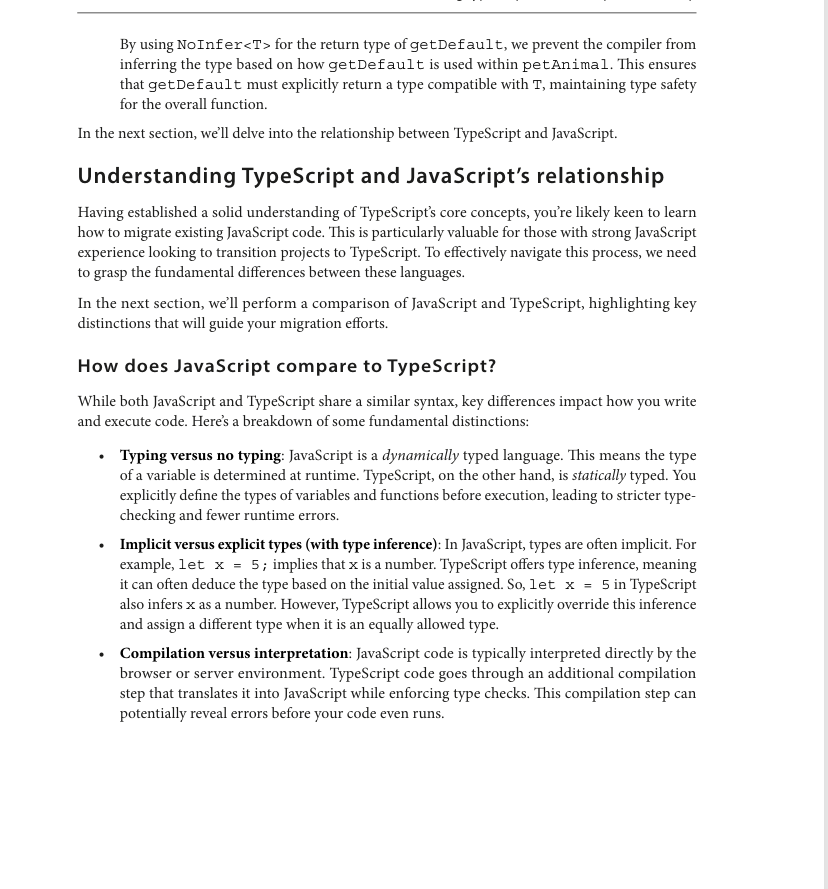
#> input picture img2.png, 828 x 889 px
$ python image_preprocessing.py --image ../../img2.png
#> lines starting #> are read from the running program, lines starting #| are printed output that depends on the picture; after the words box and inside, x2 and y2 are one past the last pixel; in counts of white or black regions, pixels touching at a corner belong together
import os
from typing import Optional, Union

import cv2
import numpy as np


def read_image(path: str) -> np.ndarray:
    """
    Đọc ảnh BGR từ đường dẫn.
    """
#> called with path = '../../img2.png'
    img = cv2.imread(path, cv2.IMREAD_COLOR)
#> img is the input picture: shape (889, 828, 3); mean B, G, R 242.7, 242.8, 242.8
    if img is None:
        raise FileNotFoundError(f"Không thể đọc ảnh: {path}")
    return img


def to_grayscale(image: np.ndarray) -> np.ndarray:
    """
    Chuyển ảnh sang grayscale (nếu chưa).
    """
    if image.ndim == 2:
        return image
    return cv2.cvtColor(image, cv2.COLOR_BGR2GRAY)


def resize_to_max_side(image: np.ndarray, max_side: Optional[int] = 1600) -> np.ndarray:
    """
    Resize sao cho cạnh dài nhất = max_side (giữ tỉ lệ). Bỏ qua nếu max_side=None.
    """
#> called with max_side = 1600
    if not max_side:
        return image
    h, w = image.shape[:2]
#> h = 889; w = 828
    scale = min(1.0, max_side / max(h, w))
#> scale = 1
    if scale >= 1.0:
        return image
    nh, nw = int(round(h * scale)), int(round(w * scale))
    return cv2.resize(image, (nw, nh), interpolation=cv2.INTER_AREA)


def deskew(image: np.ndarray, max_angle: float = 20.0) -> np.ndarray:
    """
    Hiệu chỉnh nghiêng bằng cách ước lượng góc xoay từ minAreaRect trên mask nhị phân.
    Nếu góc vượt quá max_angle (độ), bỏ qua.
    """
#> called with max_angle = 20
    gray = to_grayscale(image)
    _, thresh = cv2.threshold(gray, 0, 255, cv2.THRESH_BINARY | cv2.THRESH_OTSU)
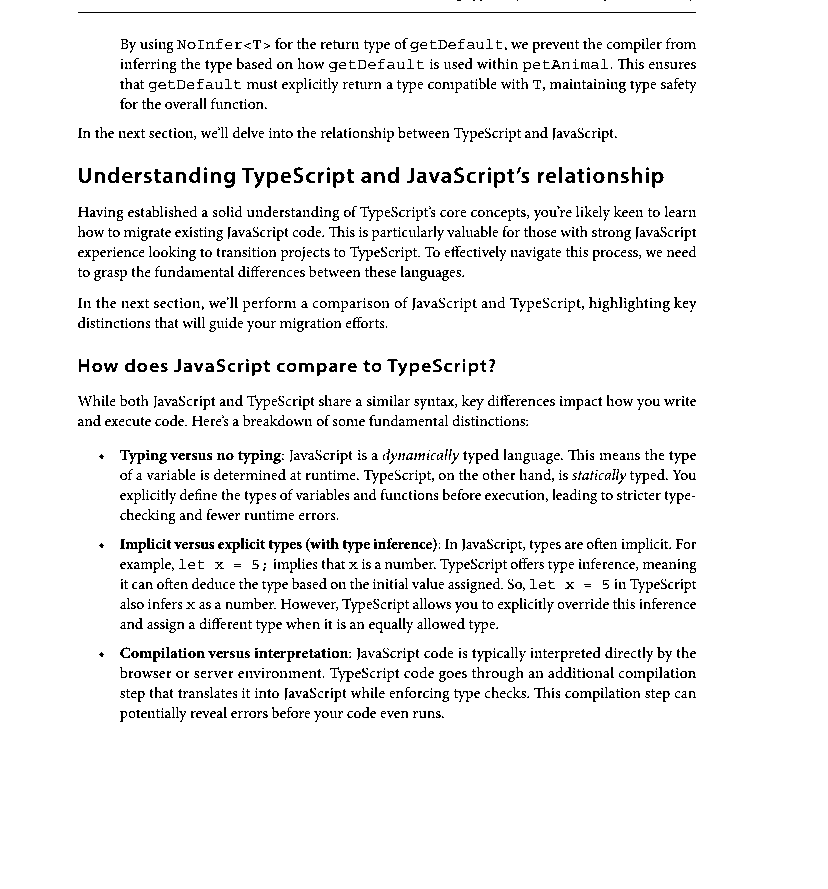
#> thresh: shape (889, 828); 93.7% white; black in thin lines or dots, all inside (x1, y1, x2, y2) = (78, 0, 696, 722)

    # Đảo mask nếu nền sáng chữ tối
    if np.mean(thresh) > 127:
        thresh = cv2.bitwise_not(thresh)

    coords = cv2.findNonZero(thresh)
#> coords = contour of 46201 points, box (x1, y1, x2, y2) (78, 0, 696, 722), area 23988
    if coords is None or len(coords) < 10:
        return image

    rect = cv2.minAreaRect(coords)
#> rect = ((386.5, 360.5), (721, 617), -90)
    angle = rect[-1]
#> angle = -90
    # OpenCV trả angle trong [-90, 0)
    if angle < -45:
        angle = -(90 + angle)
#> angle = 0
    else:
        angle = -angle

    if abs(angle) > max_angle:
        return image

    (h, w) = image.shape[:2]
#> h = 889; w = 828
    M = cv2.getRotationMatrix2D((w / 2.0, h / 2.0), angle, 1.0)
#> M = [[1, 0, 0], [0, 1, 0]]
    rotated = cv2.warpAffine(
        image,
        M,
        (w, h),
        flags=cv2.INTER_LINEAR,
        borderMode=cv2.BORDER_REPLICATE,
    )
    return rotated


def binarize_otsu(image: np.ndarray) -> np.ndarray:
    """
    Nhị phân hóa bằng Otsu. Trả về ảnh 1 kênh (uint8, {0,255}).
    """
    gray = to_grayscale(image)
    # Tính ngưỡng Otsu
    otsu_thresh, _ = cv2.threshold(gray, 0, 255, cv2.THRESH_BINARY | cv2.THRESH_OTSU)
#> otsu_thresh = 169
    # Giảm ngưỡng Otsu một chút (ví dụ -10, có thể điều chỉnh tuỳ thực nghiệm)
    new_thresh = max(0, otsu_thresh - 10)
#> new_thresh = 159
    _, bin_img = cv2.threshold(gray, new_thresh, 255, cv2.THRESH_BINARY)
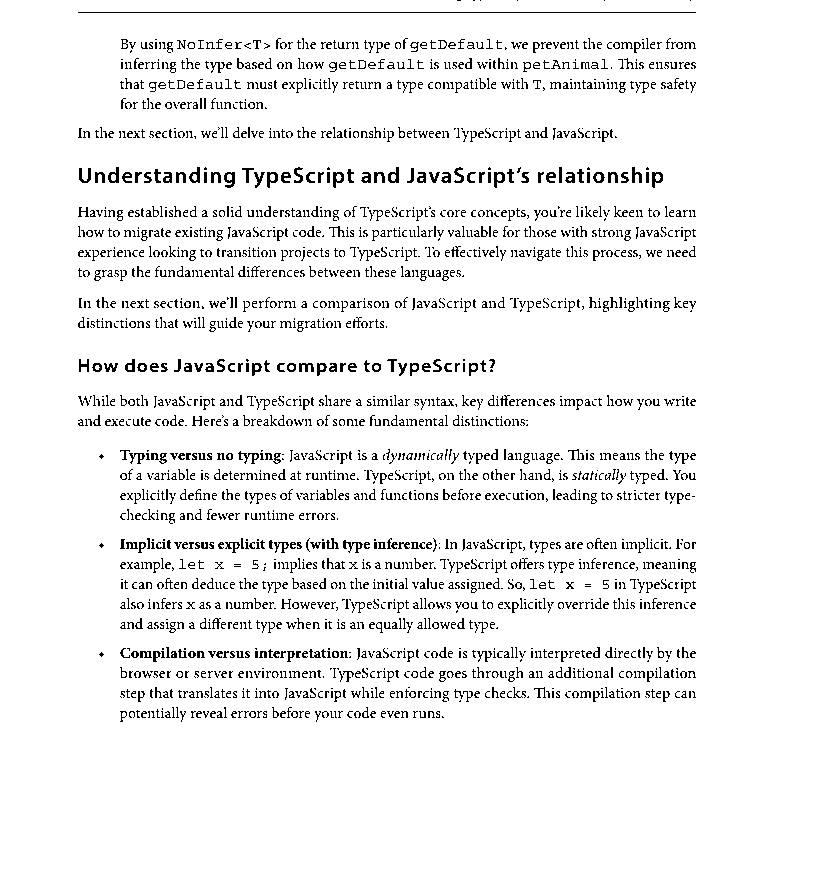
#> bin_img: shape (889, 828); 94.1% white; black in thin lines or dots, all inside (x1, y1, x2, y2) = (78, 0, 696, 722)
    return bin_img


def binarize_adaptive(image: np.ndarray) -> np.ndarray:
    """
    Nhị phân hóa bằng Adaptive Threshold (Gaussian). Trả về ảnh 1 kênh.
    Hữu ích khi nền không đồng đều sáng tối.
    """
    gray = to_grayscale(image)
    bin_img = cv2.adaptiveThreshold(
        gray,
        255,
        cv2.ADAPTIVE_THRESH_GAUSSIAN_C,
        cv2.THRESH_BINARY,
        35,  # blockSize (nên là số lẻ, ví dụ 35, 51,...)
        11   # C (hệ số trừ đi từ trung bình)
    )
    return bin_img


def preprocess(
    image_or_path: Union[str, np.ndarray],
    output_path: Optional[str] = None,
    max_side: Optional[int] = 1600,
    do_deskew: bool = True,
    do_binarize: bool = True,
    use_adaptive: bool = False,
) -> np.ndarray:
    """
    Pipeline preprocess:
    1) (Optional) Resize cạnh dài nhất về max_side
    2) (Optional) Deskew
    3) (Optional) Binarize (Otsu hoặc Adaptive)

    Trả về ảnh đã chuẩn hóa (grayscale/binary) sẵn sàng cho bước Detect.
    """
    img = read_image(image_or_path) if isinstance(image_or_path, str) else image_or_path
    img = resize_to_max_side(img, max_side=max_side)
    if do_deskew:
        img = deskew(img)
    if do_binarize:
        if use_adaptive:
            img = binarize_adaptive(img)
        else:
            img = binarize_otsu(img)
    else:
        img = to_grayscale(img)
    if output_path:
        _imwrite_safe(output_path, img)
    return img


def call_preprocess(
    image_or_path: Union[str, np.ndarray],
    max_side: Optional[int] = 1600,
    do_deskew: bool = True,
    do_binarize: bool = True,
    use_adaptive: bool = False,
) -> np.ndarray:
    """
    Hàm wrapper để gọi preprocess từ module khác (ví dụ detect.py).
    """
    return preprocess(
        image_or_path,
        max_side=max_side,
        do_deskew=do_deskew,
        do_binarize=do_binarize,
        use_adaptive=use_adaptive,
    )


def _imwrite_safe(path: str, image: np.ndarray) -> None:
    """
    Ghi ảnh, tự tạo thư mục nếu chưa tồn tại.
    """
    os.makedirs(os.path.dirname(path) or ".", exist_ok=True)
    ok = cv2.imwrite(path, image)
    if not ok:
        raise IOError(f"Không thể ghi ảnh ra: {path}")


if __name__ == "__main__":
    import argparse

    parser = argparse.ArgumentParser(description="Bước 1: Preprocess ảnh cho OCR.")
    parser.add_argument("--image", required=True, help="Đường dẫn ảnh đầu vào.")
    parser.add_argument(
        "--out",
        required=False,
        default="outputs/preprocessed.png",
        help="Đường dẫn lưu ảnh sau preprocess.",
    )
    parser.add_argument(
        "--max_side",
        type=int,
        default=1600,
        help="Resize cạnh dài nhất về giá trị này (<=0 để bỏ qua).",
    )
    parser.add_argument("--no_deskew", action="store_true", help="Tắt bước deskew.")
    parser.add_argument(
        "--no_binarize", action="store_true", help="Tắt bước binarize (chỉ grayscale)."
    )
    parser.add_argument(
        "--adaptive", action="store_true", help="Dùng adaptive threshold thay vì Otsu."
    )
    args = parser.parse_args()

    max_side = args.max_side if args.max_side and args.max_side > 0 else None
    out = preprocess(
        args.image,
        max_side=max_side,
        do_deskew=not args.no_deskew,
        do_binarize=not args.no_binarize,
        use_adaptive=args.adaptive,
    )
    _imwrite_safe(args.out, out)
    print(f"Đã lưu ảnh preprocess: {args.out}")

$ run again, on img4.png
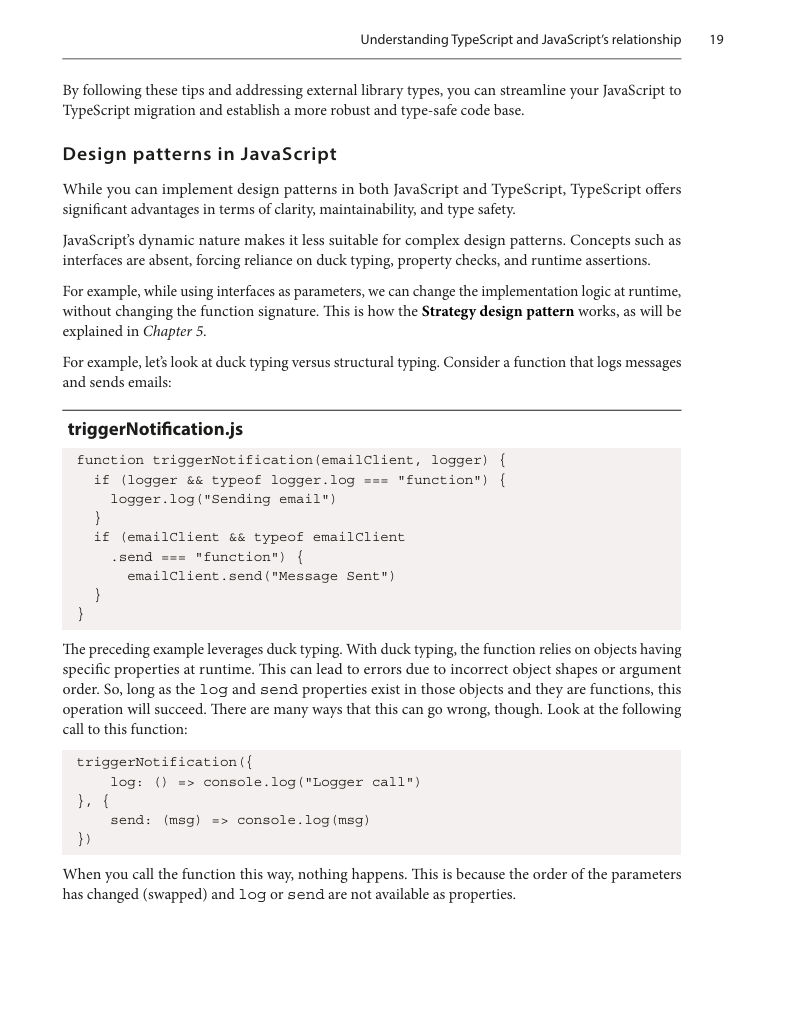
#> input picture img4.png, 794 x 1010 px
#> in read_image, img is the input picture: shape (1010, 794, 3); mean B, G, R 242.6, 242.8, 243.5
#> in deskew, `_, thresh = cv2.threshold(gray, 0, 255, cv2.THRESH_BINARY | cv2.THRESH..`:
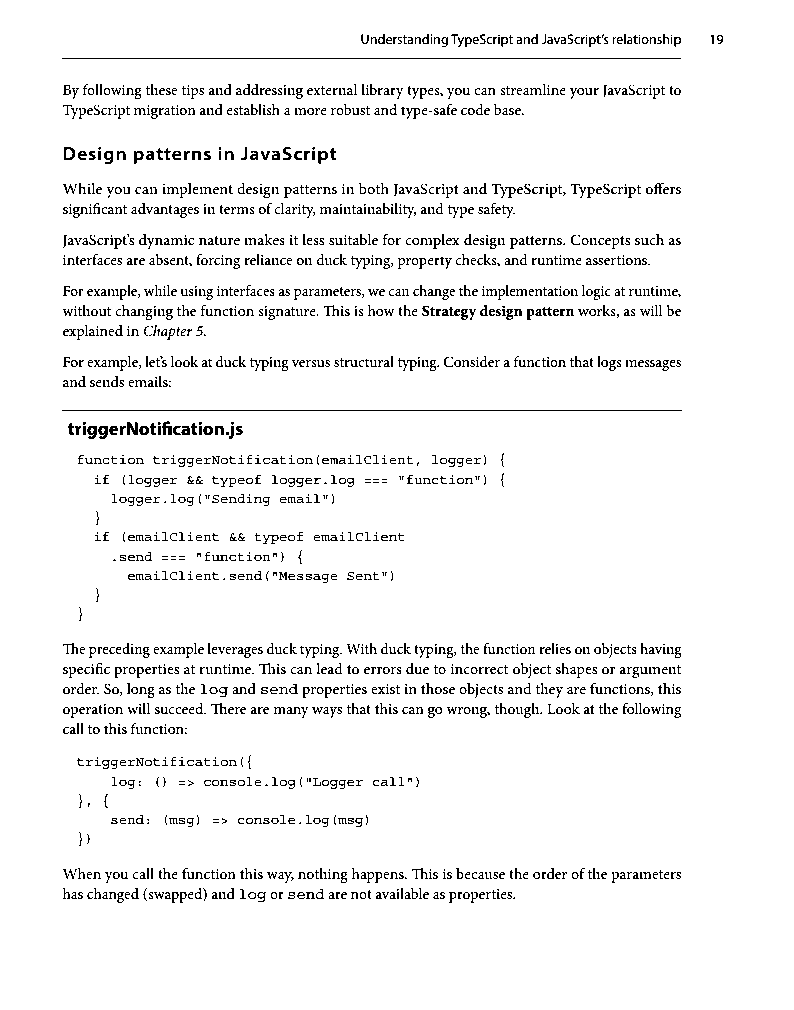
#> thresh: shape (1010, 794); 95.2% white; black in thin lines or dots, all inside (x1, y1, x2, y2) = (62, 34, 723, 903)
#> coords = contour of 38417 points, box (x1, y1, x2, y2) (62, 34, 723, 903), area 136574
#> rect = ((392, 468), (868, 660), -90)
#> in deskew, `angle = rect[-1]`: angle = -90
#> in deskew, `angle = -(90 + angle)`: angle = 0
#> M = [[1, 0, 0], [0, 1, 0]]
#> otsu_thresh = 170
#> new_thresh = 160
#> in binarize_otsu, `_, bin_img = cv2.threshold(gray, new_thresh, 255, cv2.THRESH_BINARY)`:
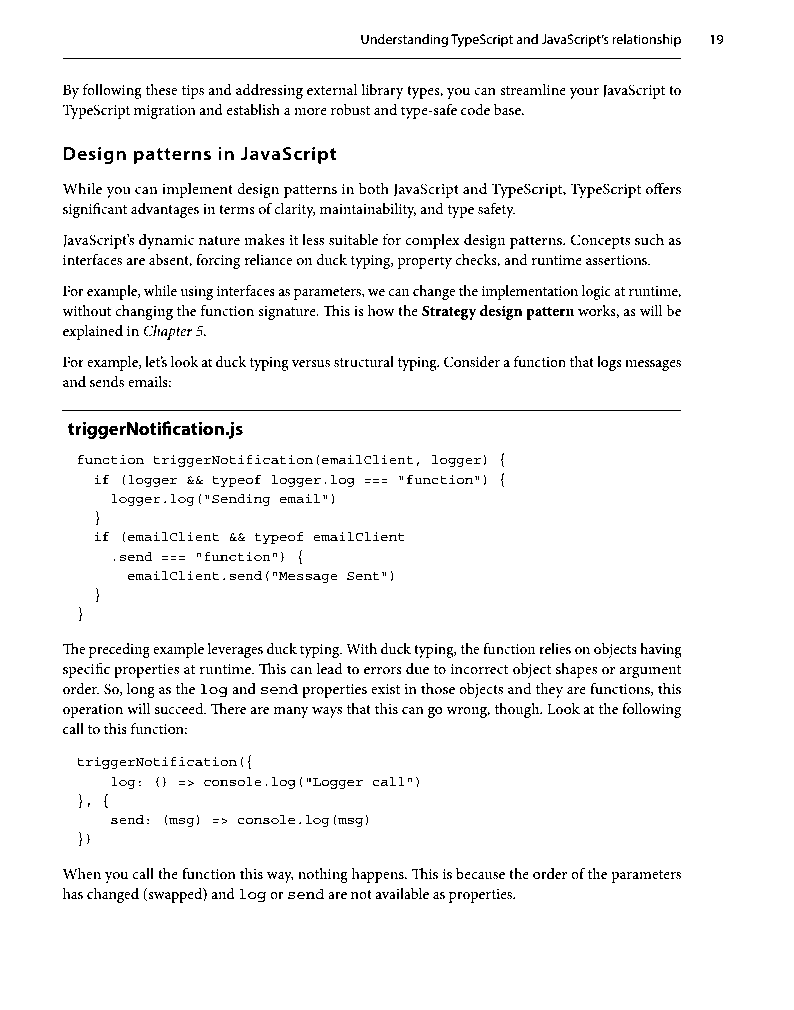
#> bin_img: shape (1010, 794); 95.5% white; black in thin lines or dots, all inside (x1, y1, x2, y2) = (62, 34, 723, 903)

$ run again, on imgVN.png
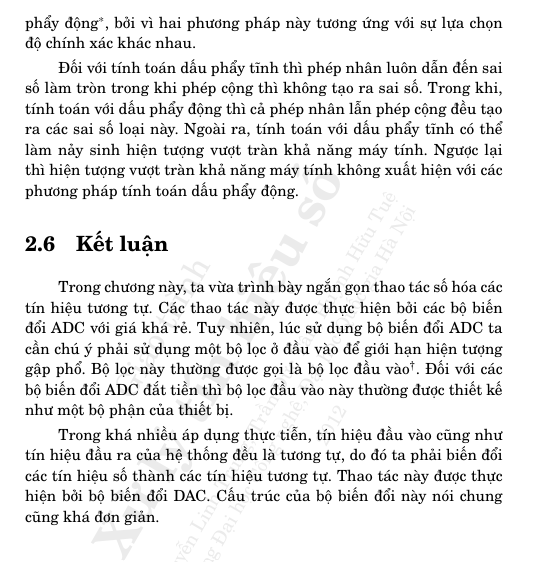
#> input picture imgVN.png, 540 x 562 px
#> in read_image, img is the input picture: shape (562, 540, 3); min 0, max 255, mean 232.8
#> in deskew, `_, thresh = cv2.threshold(gray, 0, 255, cv2.THRESH_BINARY | cv2.THRESH..`:
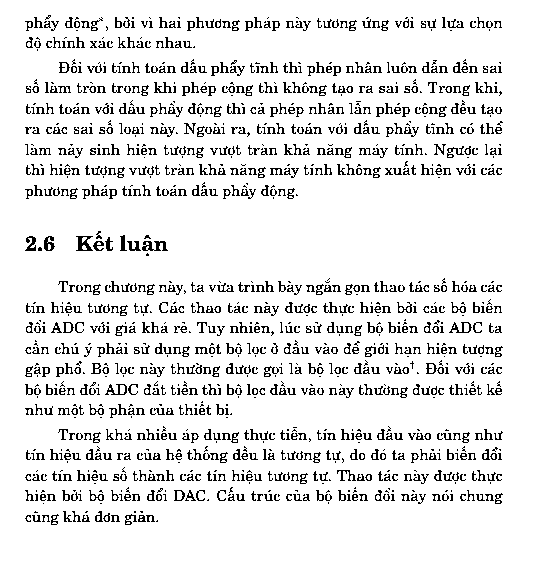
#> thresh: shape (562, 540); 90.2% white; black in thin lines or dots, all inside (x1, y1, x2, y2) = (25, 15, 503, 525)
#> coords = contour of 29619 points, box (x1, y1, x2, y2) (25, 15, 503, 525), area 75332
#> rect = ((263.5, 269.5), (509, 477), -90)
#> in deskew, `angle = rect[-1]`: angle = -90
#> in deskew, `angle = -(90 + angle)`: angle = 0
#> M = [[1, 0, 0], [0, 1, 0]]
#> otsu_thresh = 157
#> new_thresh = 147
#> in binarize_otsu, `_, bin_img = cv2.threshold(gray, new_thresh, 255, cv2.THRESH_BINARY)`:
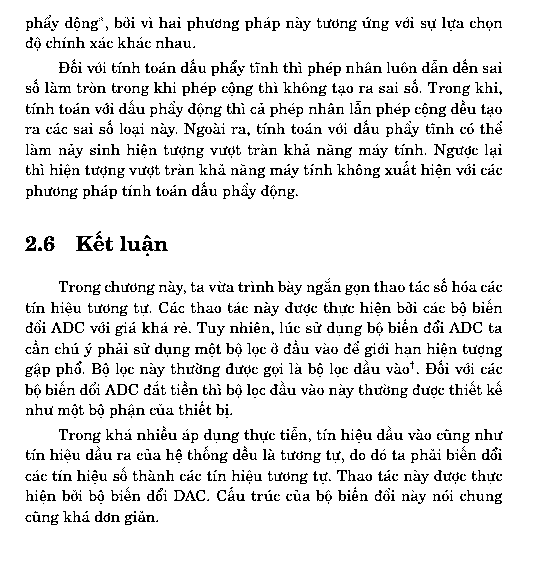
#> bin_img: shape (562, 540); 90.7% white; black in thin lines or dots, all inside (x1, y1, x2, y2) = (25, 15, 503, 525)
